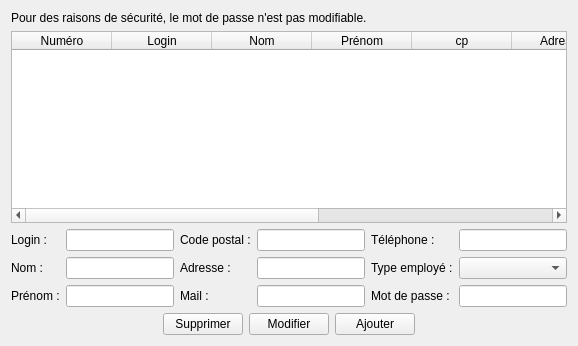
      <widget class="QWidget" name="tab_2">
       <attribute name="icon">
        <iconset resource="resources.qrc">
         <normaloff>:/new/prefix1/group</normaloff>:/new/prefix1/group</iconset>
       </attribute>
       <attribute name="title">
        <string>Employés</string>
       </attribute>
       <layout class="QVBoxLayout" name="verticalLayout_13">
        <item>
         <widget class="QLabel" name="label_31">
          <property name="text">
           <string>Pour des raisons de sécurité, le mot de passe n'est pas modifiable.</string>
          </property>
         </widget>
        </item>
        <item>
         <widget class="QTableWidget" name="tableWidget_employe">
          <property name="selectionMode">
           <enum>QAbstractItemView::SingleSelection</enum>
          </property>
          <property name="selectionBehavior">
           <enum>QAbstractItemView::SelectRows</enum>
          </property>
          <attribute name="horizontalHeaderHighlightSections">
           <bool>false</bool>
          </attribute>
          <column>
           <property name="text">
            <string>Numéro</string>
           </property>
          </column>
          <column>
           <property name="text">
            <string>Login</string>
           </property>
          </column>
          <column>
           <property name="text">
            <string>Nom</string>
           </property>
          </column>
          <column>
           <property name="text">
            <string>Prénom</string>
           </property>
          </column>
          <column>
           <property name="text">
            <string>cp</string>
           </property>
          </column>
          <column>
           <property name="text">
            <string>Adresse</string>
           </property>
          </column>
          <column>
           <property name="text">
            <string>Mail</string>
           </property>
          </column>
          <column>
           <property name="text">
            <string>Téléphone</string>
           </property>
          </column>
          <column>
           <property name="text">
            <string>Type employé</string>
           </property>
          </column>
         </widget>
        </item>
        <item>
         <layout class="QGridLayout" name="gridLayout_4">
          <item row="0" column="0">
           <widget class="QLabel" name="label_17">
            <property name="text">
             <string>Login :</string>
            </property>
           </widget>
          </item>
          <item row="0" column="1">
           <widget class="QLineEdit" name="lineEdit_loginEmploye"/>
          </item>
          <item row="0" column="2">
           <widget class="QLabel" name="label_20">
            <property name="text">
             <string>Code postal :</string>
            </property>
           </widget>
          </item>
          <item row="0" column="3">
           <widget class="QLineEdit" name="lineEdit_cpEmploye"/>
          </item>
          <item row="0" column="4">
           <widget class="QLabel" name="label_30">
            <property name="text">
             <string>Téléphone :</string>
            </property>
           </widget>
          </item>
          <item row="0" column="5">
           <widget class="QLineEdit" name="lineEdit_telephoneEmploye"/>
          </item>
          <item row="1" column="0">
           <widget class="QLabel" name="label_18">
            <property name="text">
             <string>Nom :</string>
            </property>
           </widget>
          </item>
          <item row="1" column="1">
           <widget class="QLineEdit" name="lineEdit_nomEmploye"/>
          </item>
          <item row="1" column="2">
           <widget class="QLabel" name="label_28">
            <property name="text">
             <string>Adresse :</string>
            </property>
           </widget>
          </item>
          <item row="1" column="3">
           <widget class="QLineEdit" name="lineEdit_adresseEmploye"/>
          </item>
          <item row="1" column="4">
           <widget class="QLabel" name="label_comboTypeEmploye">
            <property name="text">
             <string>Type employé :</string>
            </property>
           </widget>
          </item>
          <item row="1" column="5">
           <widget class="QComboBox" name="comboBox_typeEmploye"/>
          </item>
          <item row="2" column="0">
           <widget class="QLabel" name="label_19">
            <property name="text">
             <string>Prénom :</string>
            </property>
           </widget>
          </item>
          <item row="2" column="1">
           <widget class="QLineEdit" name="lineEdit_prenomEmploye"/>
          </item>
          <item row="2" column="2">
           <widget class="QLabel" name="label_29">
            <property name="text">
             <string>Mail :</string>
            </property>
           </widget>
          </item>
          <item row="2" column="3">
           <widget class="QLineEdit" name="lineEdit_mailEmploye"/>
          </item>
          <item row="2" column="4">
           <widget class="QLabel" name="label_mdpEmploye">
            <property name="text">
             <string>Mot de passe :</string>
            </property>
           </widget>
          </item>
          <item row="2" column="5">
           <widget class="QLineEdit" name="lineEdit_mdpEmploye"/>
          </item>
         </layout>
        </item>
        <item>
         <layout class="QGridLayout" name="gridLayout_6">
          <item row="0" column="0">
           <spacer name="horizontalSpacer_29">
            <property name="orientation">
             <enum>Qt::Horizontal</enum>
            </property>
            <property name="sizeHint" stdset="0">
             <size>
              <width>40</width>
              <height>20</height>
             </size>
            </property>
           </spacer>
          </item>
          <item row="0" column="1">
           <widget class="QPushButton" name="pushButton_supprimerEmploye">
            <property name="text">
             <string>Supprimer</string>
            </property>
            <property name="icon">
             <iconset resource="resources.qrc">
              <normaloff>:/new/prefix1/bin</normaloff>:/new/prefix1/bin</iconset>
            </property>
           </widget>
          </item>
          <item row="0" column="2">
           <widget class="QPushButton" name="pushButton_modifierEmploye">
            <property name="text">
             <string>Modifier</string>
            </property>
            <property name="icon">
             <iconset resource="resources.qrc">
              <normaloff>:/new/prefix1/modify</normaloff>:/new/prefix1/modify</iconset>
            </property>
           </widget>
          </item>
          <item row="0" column="3">
           <widget class="QPushButton" name="pushButton_ajouterEmploye">
            <property name="text">
             <string>Ajouter</string>
            </property>
            <property name="icon">
             <iconset resource="resources.qrc">
              <normaloff>:/new/prefix1/ok</normaloff>:/new/prefix1/ok</iconset>
            </property>
           </widget>
          </item>
          <item row="0" column="4">
           <spacer name="horizontalSpacer_30">
            <property name="orientation">
             <enum>Qt::Horizontal</enum>
            </property>
            <property name="sizeHint" stdset="0">
             <size>
              <width>40</width>
              <height>20</height>
             </size>
            </property>
           </spacer>
          </item>
         </layout>
        </item>
       </layout>
      </widget>
